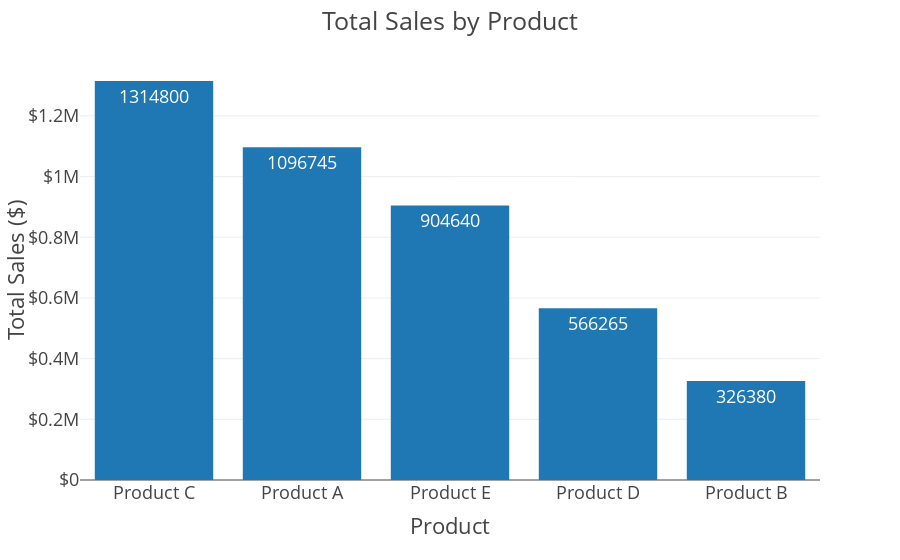

Notebook source saved alongside this figure:
### Code cell
# Create the Plotly figure with text
fig = px.bar(df, x='product_name', y='total_sales', template=plotly_template, text='total_sales')

# Set the layout
fig.update_layout(title='Total Sales by Product', xaxis_title='Product', yaxis_title='Total Sales ($)', yaxis_tickprefix='$')

# Show the plot
fig.show()

# Save the chart as a PNG image
fig.write_image(output_dir / 'product_sales.png', width=1200, height=400, scale=4)

### Figure 1 — Plotly figure (JSON) as saved in the notebook; plotly's stock layout.template omitted (floating-point values rounded to 4 significant figures)
{"data": [{"alignmentgroup": "True", "hovertemplate": "product_name=%{x}<br>total_sales=%{text}<extra></extra>", "legendgroup": "", "marker": {"color": "#1F77B4", "pattern": {"shape": ""}}, "name": "", "offsetgroup": "", "orientation": "v", "showlegend": false, "text": [1314800, 1096745, 904640, 566265, 326380], "textposition": "auto", "type": "bar", "x": ["Product C", "Product A", "Product E", "Product D", "Product B"], "xaxis": "x", "y": [1314800, 1096745, 904640, 566265, 326380], "yaxis": "y"}], "layout": {"barmode": "relative", "legend": {"tracegroupgap": 0}, "margin": {"t": 60}, "title": {"text": "Total Sales by Product"}, "xaxis": {"anchor": "y", "domain": [0, 1], "title": {"text": "Product"}}, "yaxis": {"anchor": "x", "domain": [0, 1], "tickprefix": "$", "title": {"text": "Total Sales ($)"}}}}
